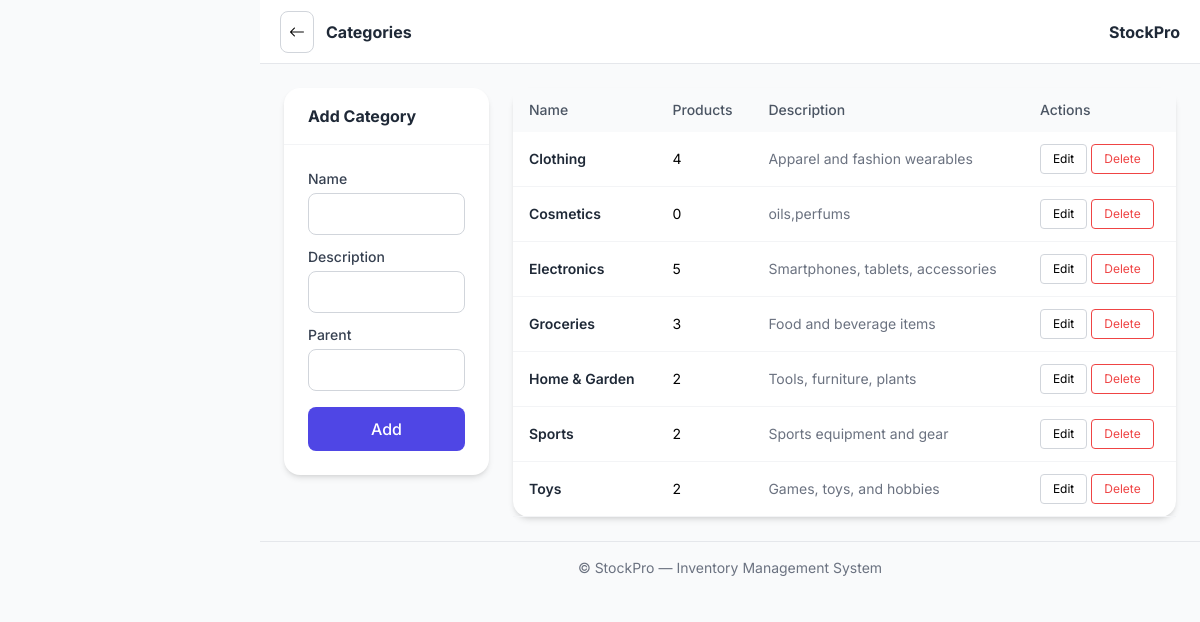
The app's page /dashboard/categories/ (signed in), older data.
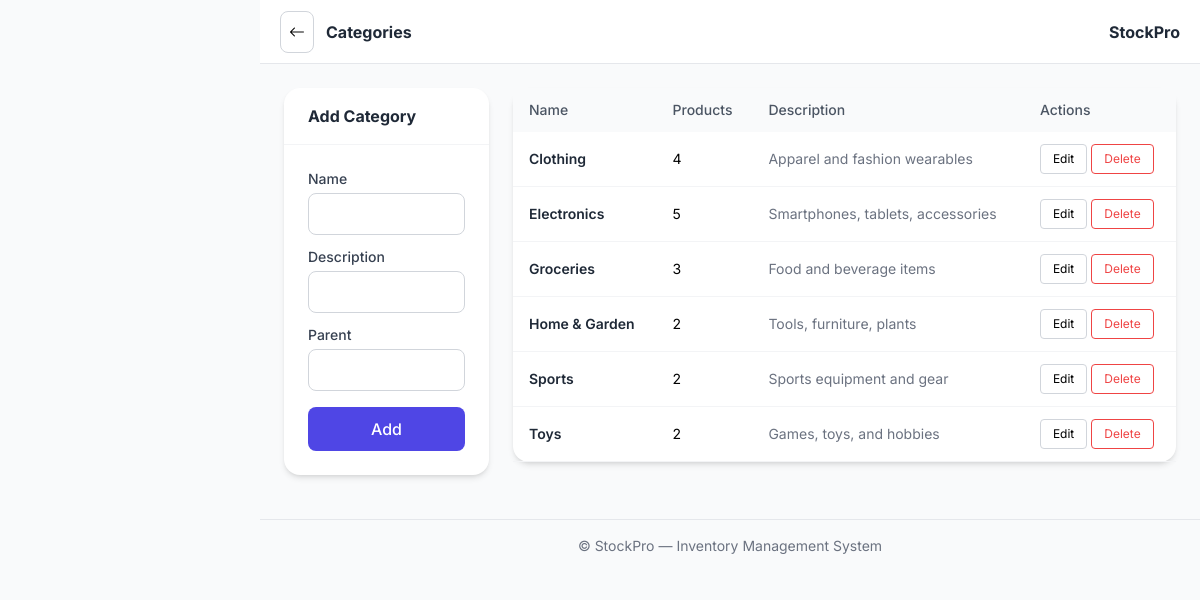
The same page, newer data.
### inventory/models.py (models this page shows, shortened)
class Category(models.Model):
    name = models.CharField(max_length=100, unique=True)
    description = models.TextField(blank=True)
    parent = models.ForeignKey(
        'self', on_delete=models.SET_NULL, null=True, blank=True, related_name='subcategories'
    )
    created_at = models.DateTimeField(auto_now_add=True)
    class Meta:
        verbose_name_plural = "Categories"
        ordering = ["name"]
    @property
    def product_count(self):
        return self.products.filter(status="active").count()

### inventory/views.py (the view)
# urls.py: path("categories/", views.category_list, name="category_list"),
@login_required
@manager_or_admin_required
def category_list(request):
    categories = Category.objects.all()
    form = CategoryForm()
    if request.method == "POST":
        form = CategoryForm(request.POST)
        if form.is_valid():
            form.save()
            messages.success(request, "Category added!")
            return redirect("category_list")
    return render(request, "inventory/category_list.html",
                  {"categories": categories, "form": form})

### inventory/forms.py
class CategoryForm(forms.ModelForm):
    class Meta:
        model = Category
        fields = ["name", "description", "parent"]
        widgets = {
            "name": forms.TextInput(attrs={"class": "form-control"}),
            "description": forms.Textarea(attrs={"class": "form-control", "rows": 2}),
            "parent": forms.Select(attrs={"class": "form-select"}),
        }

### inventory/templates/inventory/category_list.html (shortened to what this page needs)
{% extends 'base.html' %}
{% block page_title %}Categories{% endblock %}
{% block content %}
<div class="grid grid-cols-1 lg:grid-cols-4 gap-6">
  <div class="lg:col-span-1">
    <div class="bg-white rounded-2xl shadow-md mb-5">
      <div class="px-6 py-4 border-b border-gray-100 font-bold text-gray-800">Add Category</div>
      <div class="p-6">
        <form method="post">
          <div class="space-y-3">
            {% for field in form %}
              <div>
                <label class="block text-sm font-medium text-gray-700 mb-1" for="{{ field.id_for_label }}">{{ field.label }}</label>
                <input type="text" name="{{ field.name }}" id="{{ field.id_for_label }}" class="w-full px-3 py-2 rounded-lg border border-gray-300 focus:ring-2 focus:ring-primary-500 focus:border-primary-500 outline-none transition-all bg-white" {% if field.field.required %}required{% endif %}>
              </div>
            {% endfor %}
          </div>
          <button type="submit" class="w-full mt-4 px-4 py-2.5 bg-primary-600 text-white rounded-lg font-medium hover:bg-primary-700">Add</button>
        </form>
      </div>
    </div>
  </div>
  <div class="lg:col-span-3">
    <div class="bg-white rounded-2xl shadow-md">
      <div class="overflow-x-auto">
        <table class="w-full text-sm">
          <thead class="bg-gray-50">
            <tr class="text-gray-600">
              <th class="px-4 py-3 text-left font-medium">Name</th>
              <th class="px-4 py-3 text-left font-medium">Products</th>
              <th class="px-4 py-3 text-left font-medium">Description</th>
              <th class="px-4 py-3 text-left font-medium">Actions</th>
            </tr>
          </thead>
          <tbody>
            {% for c in categories %}
            <tr class="border-b border-gray-100 hover:bg-gray-50/60">
              <td class="px-4 py-3 font-semibold text-gray-800">{{ c.name }}</td>
              <td class="px-4 py-3">{{ c.product_count }}</td>
              <td class="px-4 py-3 text-gray-500">{{ c.description|default:'—' }}</td>
              <td class="px-4 py-3">
                <div class="inline-flex gap-1">
                  <a href="{% url 'category_edit' c.pk %}" class="px-3 py-1.5 text-xs border border-gray-300 rounded hover:bg-gray-50">Edit</a>
                  <form method="post" action="{% url 'category_delete' c.pk %}" style="display:inline;" onsubmit="return confirm('Delete this category?')">
                    <button type="submit" class="px-3 py-1.5 text-xs border border-danger-500 text-danger-500 rounded hover:bg-danger-50">Delete</button>
                  </form>
                </div>
              </td>
            </tr>
            {% empty %}
            <tr>
              <td colspan="4" class="px-4 py-8 text-center text-gray-500">No categories yet.</td>
            </tr>
            {% endfor %}
          </tbody>
        </table>
      </div>
    </div>
  </div>
</div>
{% endblock %}

Row changes from the older to the newer data that the page shows:
removed Category: name "Cosmetics", product_count "0", description "oils,perfums"
